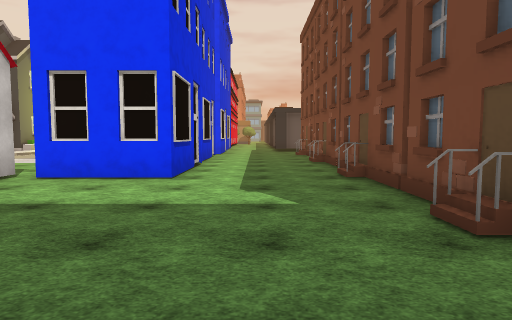
View 1 (above)

24 first-person views from a walk through a 3-D level made in the Unity game engine. The camera is 1.5 m above the floor, tilts 4° down and sees 75° across. The floor is counted in squares, 2 m on a side. Each view is taken from the middle of a square. On the plan, view 1 faces up. The plan holds only what a view shows up to about 11 squares ahead; the rest is blank. The place goes on beyond the plan. The player character is not drawn. Some animated figures are not drawn. Some surface patterns are stand-ins.

View 2
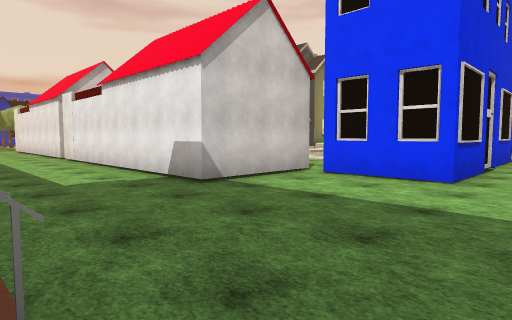

View 3
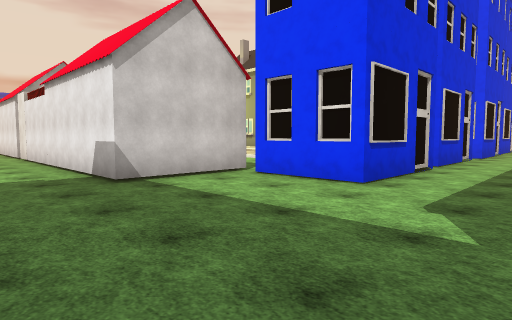

View 4
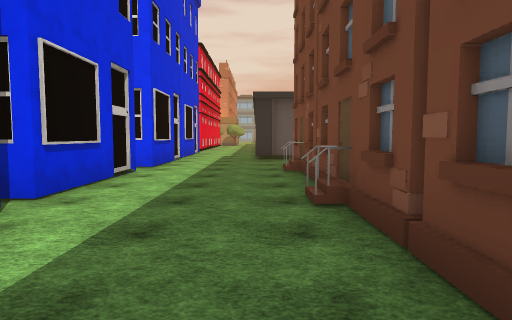

View 5
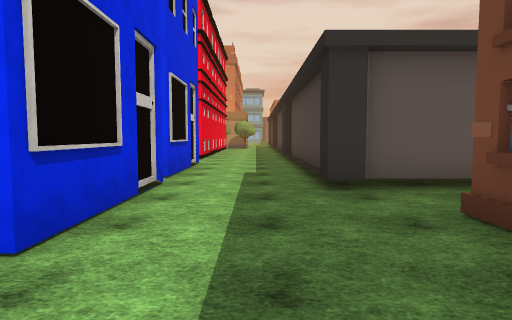

View 6
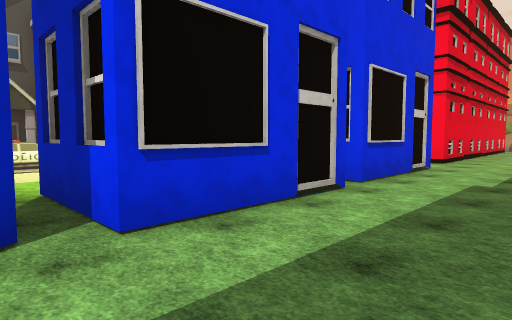

View 7
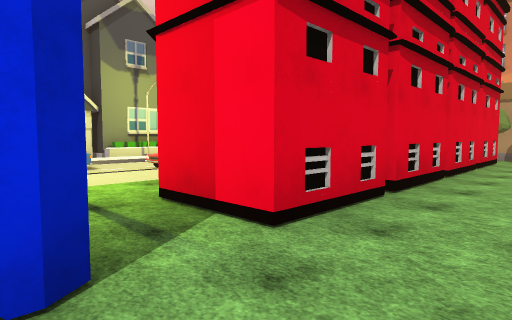

View 8
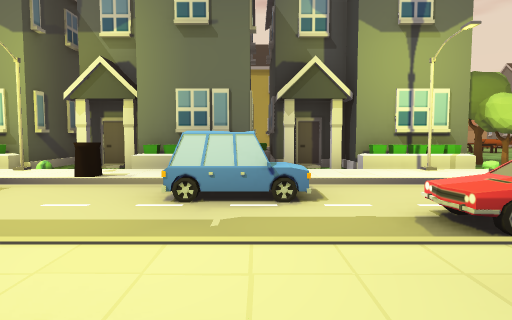

View 9
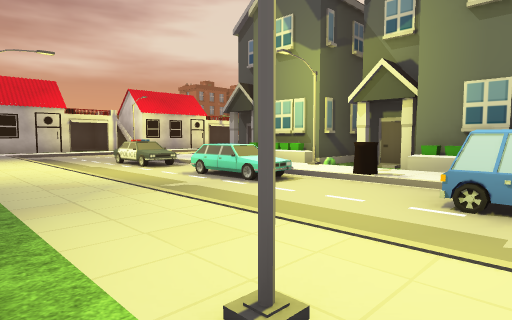

View 10
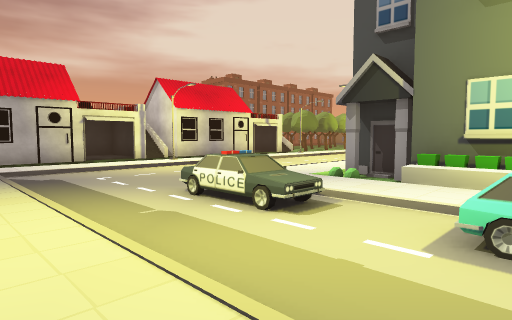

View 11
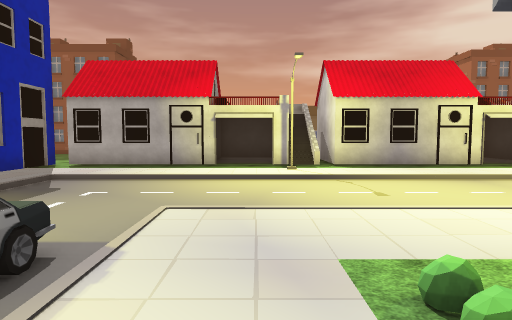

View 12
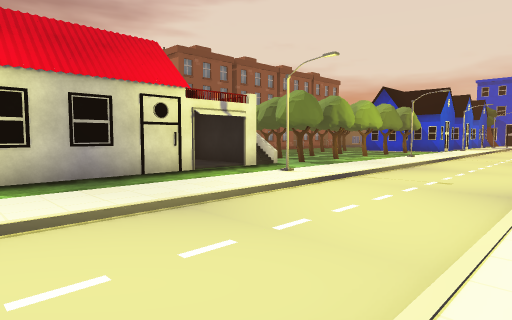

View 13
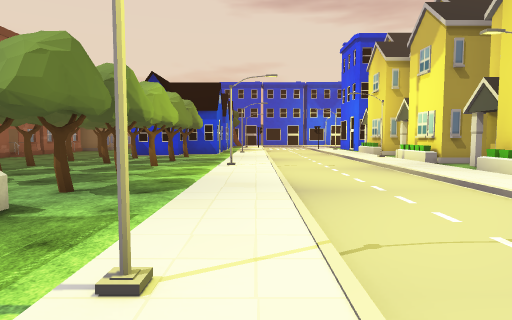

View 14
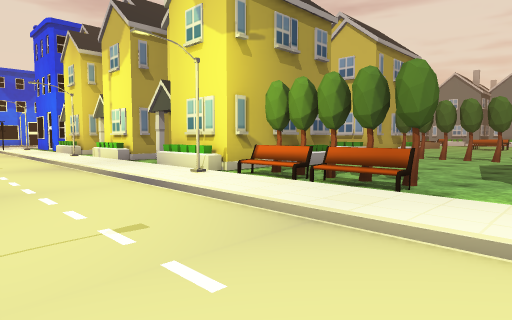

View 15
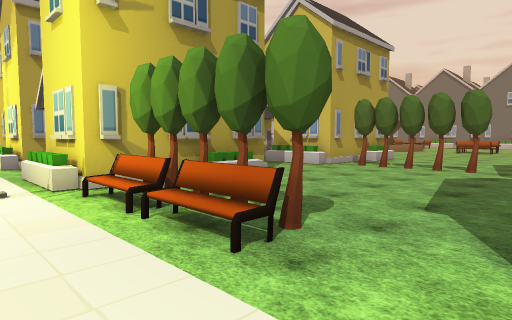

View 16
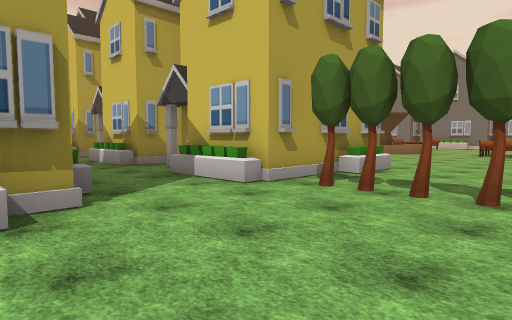

View 17
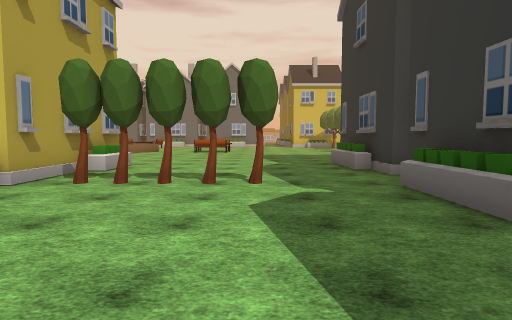

View 18
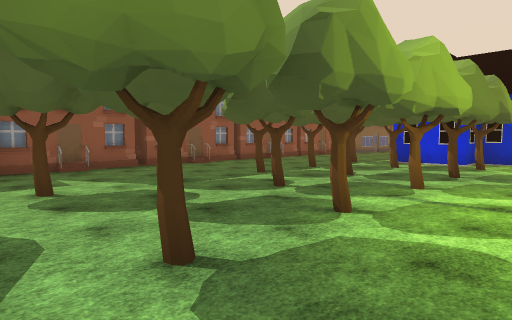

View 19
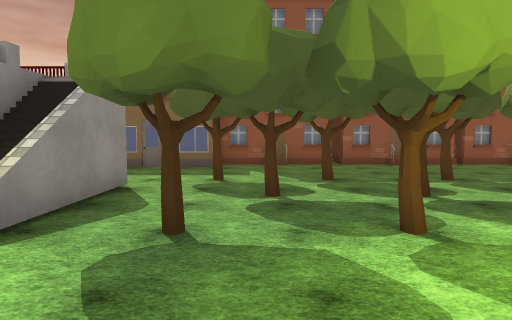

View 20
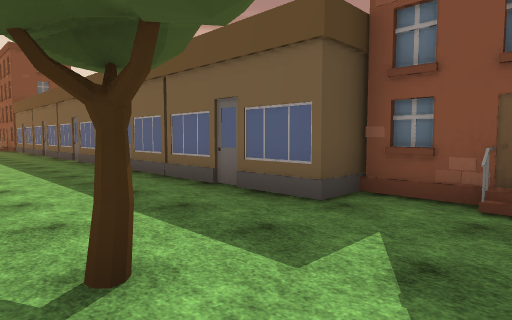

View 21
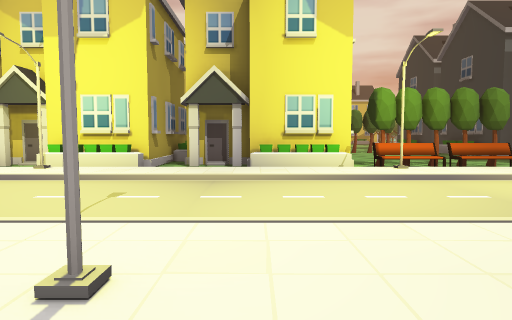

View 22
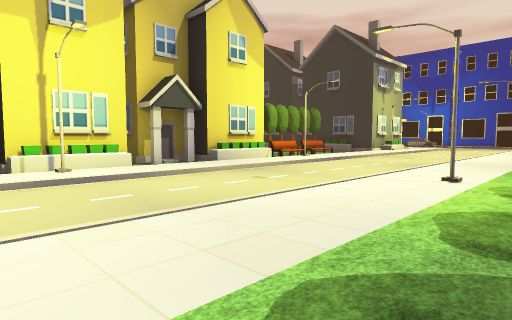

View 23
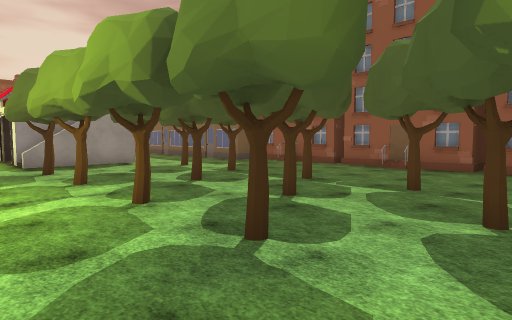

View 24
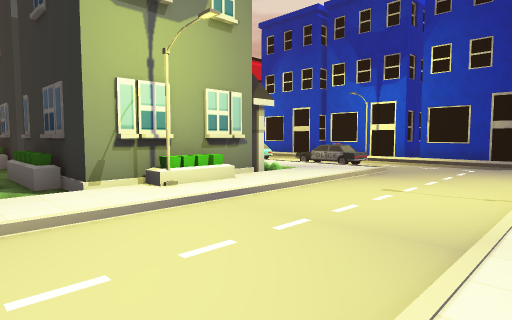

### Floor plan
Key: @ floor where view 1 was taken; # wall or solid block; x gap in a wall; . main floor; : floor 0.25 m higher than the main floor; / step, stairs or slope; B building; H house; T tree; O other object.
Columns run from 30 left of view 1 to 3 right of it. Each row starts with its distance up from view 1.
 28         ....... HH T      B #.
 27         .......#   H:     B #.
 26         #......#   H// O    #.
 25     H   #......#  # //.// B #..
 24     H   #......#  # :/../:B #..
 23   ##.   #......####   O./:.##../#
 22  ##H..#H#TTTT..#   H /O./#...../#
 21  ..............#   H:/../:B #../#
 20      ..........#  # :O../:  #../#
 19  HH   H##......#  # #//./:  #../#
 18    #H   #......#####: O./:  #../#
 17    #H   #......#  #H:/../:B #..###
 16 ## #.####......#  ##:/../:  #.....
 15 H###..###TTTT..#  #/://.//  #...#
 14  //////////////####///O./:###...H
 13  ::::::::::::::::::::/../:B #...#
 12  ......................./:###...#
 11 ......................../:###...#
 10 ......................../:  #...H
  9 ::::::::::::::::::::::::::  B...#
  8 /////#//////#//////#//////###...#
  7 ........................... #...#
  6 T.T.T..T.T.H//####HH//####x##...#
  5 ...........H     ##H     #......H
  4 .T.T..T.T..#             #......H
  3 ........... H     ./HH..........#
  2 O.T.T..T.T......................
  1  ...............................
  0  ...........H..H..HH      .H#H@
 -1  HH.#HH##.
 -2   # ####
 -3   #

Where each view was taken, in squares from view 1:
view 1: 0 up, 0 right, facing up
view 2: 0 up, 0 right, facing up-left
view 3: 1 up, 1 right, facing up-left
view 4: 6 up, 1 right, facing up
view 5: 12 up, 0 right, facing up
view 6: 13 up, 1 right, facing up-left
view 7: 21 up, 0 right, facing up-left
view 8: 23 up, 4 left, facing left
view 9: 23 up, 4 left, facing down-left
view 10: 18 up, 5 left, facing down-left
view 11: 16 up, 10 left, facing down
view 12: 13 up, 12 left, facing down-left
view 13: 9 up, 16 left, facing left
view 14: 10 up, 16 left, facing up-left
view 15: 13 up, 16 left, facing up-left
view 16: 18 up, 18 left, facing up-left
view 17: 17 up, 18 left, facing up
view 18: 8 up, 20 left, facing down-left
view 19: 9 up, 22 left, facing down
view 20: 3 up, 23 left, facing down-right
view 21: 7 up, 24 left, facing up
view 22: 7 up, 30 left, facing up-right
view 23: 8 up, 30 left, facing down-right
view 24: 9 up, 17 left, facing up-right
